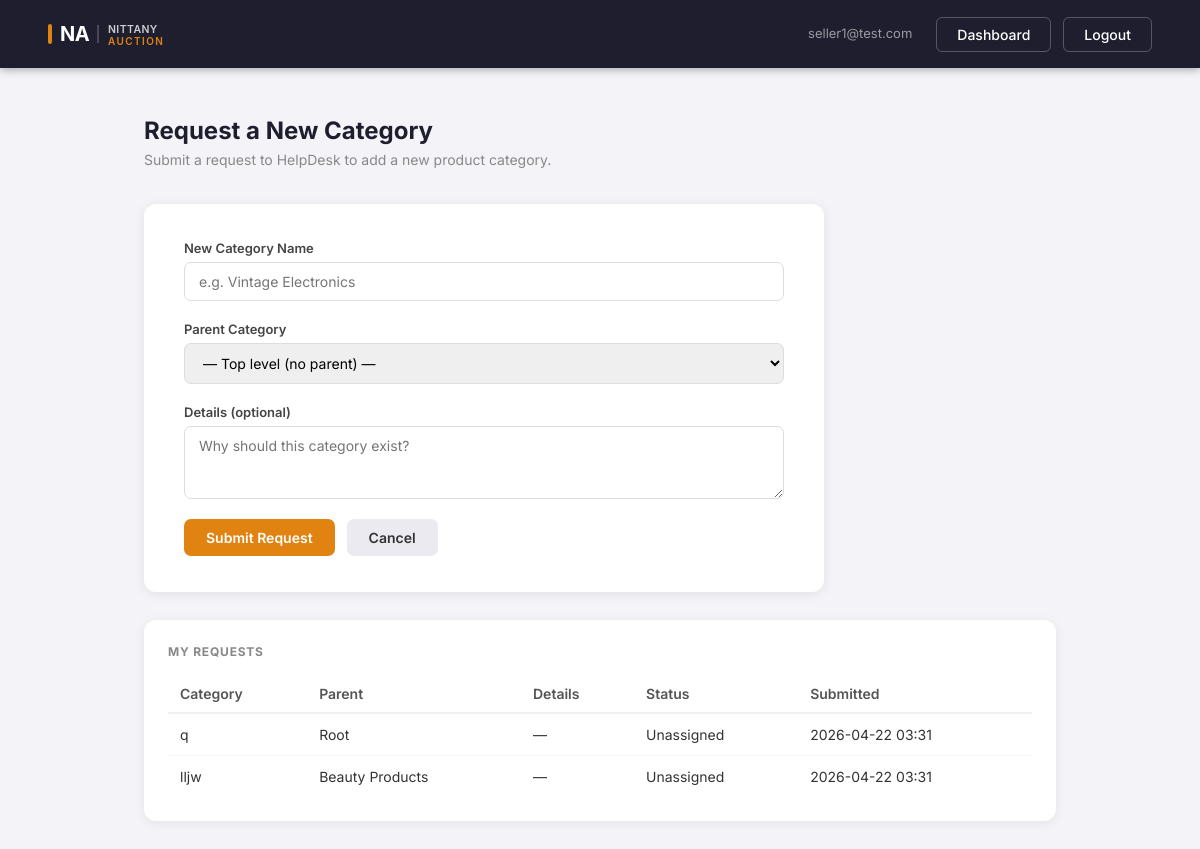
The page /seller/category-request (signed in) on the database its author committed.
### tables this page shows
CREATE TABLE helpdesk_requests (
            request_id       INTEGER PRIMARY KEY AUTOINCREMENT,
            requester_email  TEXT NOT NULL,
            request_type     TEXT NOT NULL DEFAULT 'add_category',
            category_name    TEXT,
            details          TEXT,
            assigned_to      TEXT NOT NULL DEFAULT 'helpdeskteam@lsu.edu',
            status           TEXT NOT NULL DEFAULT 'unassigned',
            submitted_at     DATETIME DEFAULT CURRENT_TIMESTAMP,
            completed_at     DATETIME
        , parent_category TEXT);

### app.py (the view, shortened to what this page needs)
@app.route("/seller/category-request", methods=["GET", "POST"])
def seller_category_request():
    guard = role_required("seller")
    if guard:
        return guard
    email = session["email"]
    with sqlite3.connect("nittanyauction.db") as conn:
        conn.row_factory = sqlite3.Row
        my_requests = conn.execute("""
            SELECT * FROM helpdesk_requests
            WHERE requester_email = ? AND request_type = 'add_category'
            ORDER BY submitted_at DESC
        """, (email,)).fetchall()
        parent_categories = conn.execute(
            "SELECT DISTINCT category_name FROM categories WHERE parent_category = 'Root' ORDER BY category_name"
        ).fetchall()
    return render_template("seller_category_request.html",
                           email=email, my_requests=my_requests,
                           parent_categories=parent_categories)

### app.py (called while the page is built)
def role_required(role):
    if session.get("role") != role:
        flash(f"Please log in as {role} to access that page.", "error")
        return redirect("/login")
    return None

### templates/seller_category_request.html (shortened to what this page needs)
<!DOCTYPE html>
<html>
<head>
    <link rel="stylesheet" href="{{ url_for('static', filename='style.css') }}">
</head>
<body>
    <nav class="first-navbar">
        <a href="/dashboard"><img src="{{ url_for('static', filename='logo.svg') }}" alt="NittanyAuction" height="36"></a>
        <div class="nav-links">
            <span class="nav-user">{{ email }}</span>
            <a href="/seller">Dashboard</a>
            <a href="/logout">Logout</a>
        </div>
    </nav>
    <div class="seller-content">
        <h2>Request a New Category</h2>
        <p class="seller-subtitle">Submit a request to HelpDesk to add a new product category.</p>
        <div class="form-card" style="margin-bottom:28px;">
            <form method="POST">
                <div class="form-group">
                    <label for="category_name">New Category Name</label>
                    <input type="text" id="category_name" name="category_name" required placeholder="e.g. Vintage Electronics">
                </div>
                <div class="form-group">
                    <label for="parent_category">Parent Category</label>
                    <select id="parent_category" name="parent_category">
                        <option value="Root">— Top level (no parent) —</option>
                    </select>
                </div>
                <div class="form-group">
                    <label for="details">Details (optional)</label>
                    <textarea id="details" name="details" rows="3" placeholder="Why should this category exist?"></textarea>
                </div>
                <div class="form-actions">
                    <button type="submit" class="btn-primary">Submit Request</button>
                    <a href="/seller" class="btn-secondary">Cancel</a>
                </div>
            </form>
        </div>
        <div class="listings-section">
            <h3>My Requests</h3>
            {% if my_requests %}
            <table class="listings-table">
                <thead>
                    <tr>
                        <th>Category</th>
                        <th>Parent</th>
                        <th>Details</th>
                        <th>Status</th>
                        <th>Submitted</th>
                    </tr>
                </thead>
                <tbody>
                    {% for r in my_requests %}
                    <tr>
                        <td>{{ r['category_name'] }}</td>
                        <td>{{ r['parent_category'] or 'Root' }}</td>
                        <td>{{ r['details'] or '—' }}</td>
                        <td>{{ r['status'].title() }}</td>
                        <td>{{ r['submitted_at'][:16].replace('T', ' ') }}</td>
                    </tr>
                    {% endfor %}
                </tbody>
            </table>
            {% else %}
            <p class="empty-state">You have not submitted any category requests.</p>
            {% endif %}
        </div>
    </div>
</body>
</html>

### static/style.css (style rules this page uses)
* { box-sizing: border-box; margin: 0; padding: 0; }
body { font-family: 'Inter', sans-serif; background-color: #f4f4f8; color: #1e1e2f; }
.first-navbar { display: flex; justify-content: space-between; align-items: center; padding: 16px 48px; background-color: #1e1e2f; color: white; box-shadow: 0 2px 8px rgba(0,0,0,0.3); }
.first-navbar > a { display: flex; align-items: center; justify-content: center; line-height: 0; }
.first-navbar img { display: block; }
.nav-links { display: flex; gap: 12px; }
.nav-links a { text-decoration: none; color: white; padding: 8px 20px; border-radius: 6px; font-weight: 500; font-size: 14px; background-color: transparent; border: 1.5px solid rgba(255,255,255,0.25); transition: background-color 0.2s, border-color 0.2s; }
.nav-user { font-size: 13px; color: rgba(255,255,255,0.55); padding: 8px 12px; }
.seller-content { max-width: 960px; margin: 48px auto; padding: 0 24px; }
.seller-content h2 { font-size: 24px; font-weight: 700; color: #1e1e2f; margin-bottom: 6px; }
.seller-subtitle { font-size: 14px; color: #888; margin-bottom: 36px; }
.btn-primary, .btn-primary:visited { display: inline-block; padding: 10px 22px; background-color: #e08311; color: white; border: none; border-radius: 7px; font-size: 14px; font-weight: 600; font-family: inherit; cursor: pointer; text-decoration: none; transition: opacity 0.2s, transform 0.15s; }
.btn-secondary, .btn-secondary:visited { display: inline-block; padding: 10px 22px; background-color: #eaeaf0; color: #333; border: none; border-radius: 7px; font-size: 14px; font-weight: 600; font-family: inherit; cursor: pointer; text-decoration: none; transition: background-color 0.2s; }
.form-card { background: white; border-radius: 12px; padding: 36px 40px; max-width: 680px; box-shadow: 0 2px 12px rgba(0,0,0,0.08); }
.form-group { display: flex; flex-direction: column; gap: 6px; margin-bottom: 20px; }
.form-group label { font-size: 13px; font-weight: 600; color: #444; }
.form-group input, .form-group select, .form-group textarea { padding: 10px 14px; border-radius: 7px; border: 1.5px solid #ddd; font-size: 14px; font-family: inherit; outline: none; transition: border-color 0.2s; }
.form-actions { display: flex; gap: 12px; align-items: center; margin-top: 8px; flex-wrap: wrap; }
.listings-section { background: white; border-radius: 12px; padding: 24px; margin-bottom: 24px; box-shadow: 0 2px 12px rgba(0,0,0,0.07); }
.listings-section h3 { font-size: 12px; font-weight: 700; color: #888; letter-spacing: 0.8px; text-transform: uppercase; margin-bottom: 16px; }
.listings-table { width: 100%; border-collapse: collapse; font-size: 14px; }
.listings-table th { text-align: left; padding: 10px 12px; font-weight: 600; color: #555; border-bottom: 2px solid #f0f0f0; white-space: nowrap; }
.listings-table td { padding: 12px; border-bottom: 1px solid #f5f5f5; color: #333; }
.listings-table tr:last-child td { border-bottom: none; }

### rows shown on the page
helpdesk_requests: category_name "q", parent_category "Root", details "—", status "Unassigned", submitted_at "2026-04-22 03:31"
helpdesk_requests: category_name "lljw", parent_category "Beauty Products", details "—", status "Unassigned", submitted_at "2026-04-22 03:31"

### other values the page prints
{{ email }} "seller1@test.com"
